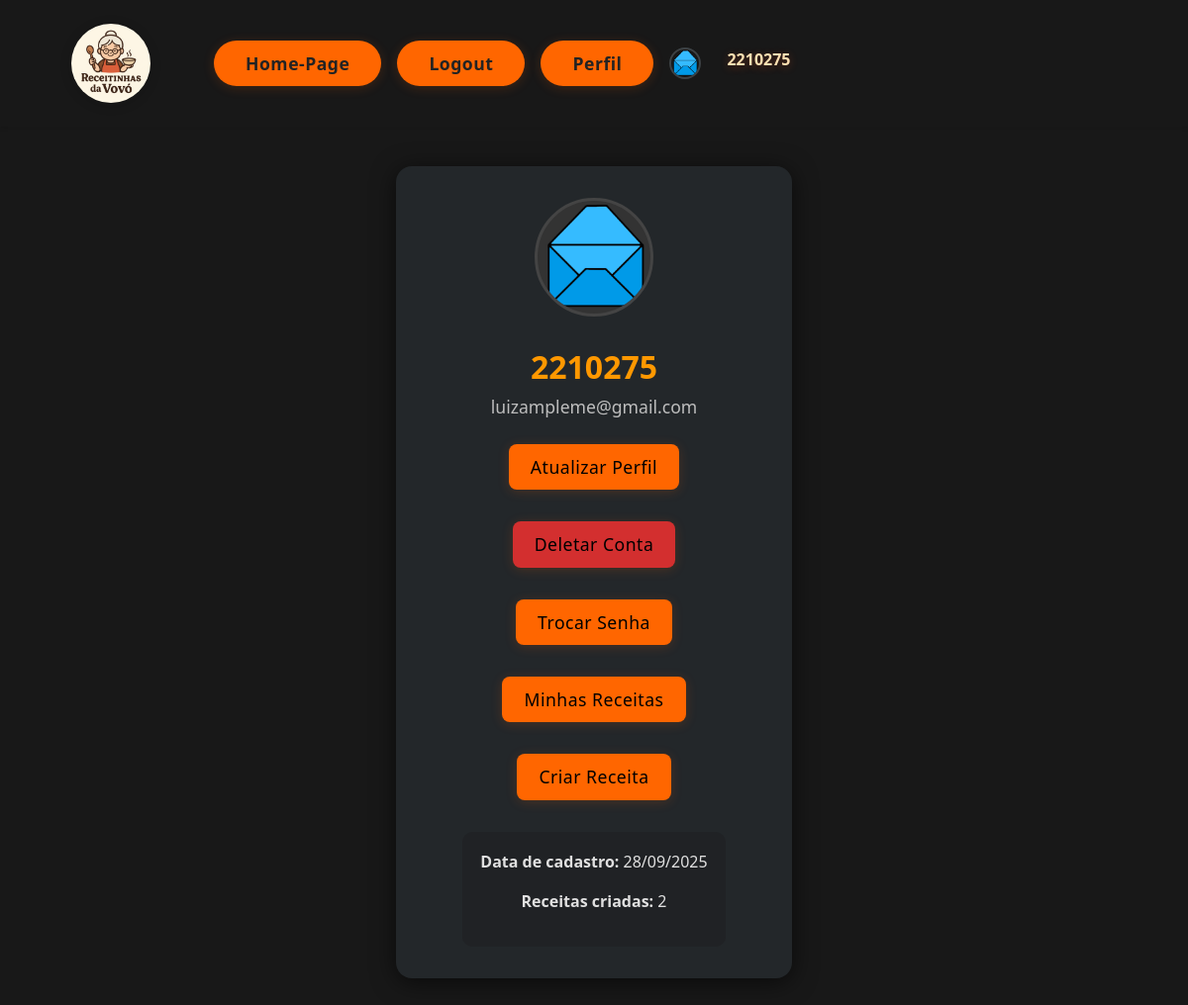
Screenshot of /perfil/5/ (signed in) with the database file from the repository.
### usuarios/models.py (models this page shows, shortened)
class Usuario(AbstractUser):
    id = models.AutoField(primary_key=True) # Identificador único do usuário
    email = models.EmailField(help_text='Digite seu email', unique=True) # Email do usuário
    foto_de_perfil = models.ImageField(upload_to='usuarios/img', null=True, blank=True) # Foto de perfil do usuário
    class Meta:
        app_label = 'usuarios'

### usuarios/views.py (the view)
# urls.py: path('perfil/<int:id>/', views.perfil, name='perfil'), #rota de perfil
@login_required
def perfil(request, id):
    if not request.user.is_authenticated or request.user.id != int(id):
        return redirect('receitas:homepage')  # ou mostre uma página de erro/permissão negada
    usuario = get_object_or_404(Usuario, pk=id)
    contexto = {
        'usuario': usuario,
        'titulo_janela': 'Perfil',
        'titulo_pagina': 'Perfil do Usuário',
    }
    return render(request, 'usuarios/perfil.html', contexto)

### usuarios/templates/usuarios/perfil.html (shortened to what this page needs)
{% extends 'site_receitas/base.html' %}
{% load static %}
{% block content %}
<div class="profile-card">
    <div class="profile-avatar">
        {% if usuario.foto_de_perfil %}
            <img src="{{ usuario.foto_de_perfil.url }}" alt="Foto de perfil">
        {% else %}
            <img src="{% static 'receitas/img/logo.png' %}" alt="Foto de perfil" class="logo-image">
        {% endif %}
    </div>
    <h2 class="profile-title">{{ usuario.username }}</h2>
    <p class="profile-email">{{ usuario.email }}</p>
    <div class="profile-actions">
        <a href="{% url 'usuarios:atualizar_perfil' usuario.id %}" class="btn modern-btn">Atualizar Perfil</a>
        <a href="{% url 'usuarios:deletar' usuario.id %}" class="danger btn modern-btn">Deletar Conta</a>
        <a href="{% url 'usuarios:sec-password-change' %}" class="btn modern-btn">Trocar Senha</a>
        <a href="{% url 'usuarios:ver_minhas_receitas' usuario.id %}" class="btn modern-btn">Minhas Receitas</a>
        <a href="{% url 'receitas:criar_receita' %}" class="btn modern-btn">Criar Receita</a>
    </div>
    <div class="profile-assets">
        <p><strong>Data de cadastro:</strong> {{ usuario.date_joined|date:'d/m/Y' }}</p>
        <p><strong>Receitas criadas:</strong> {{ usuario.receita_set.count }}</p>
    </div>
</div>
{% endblock %}

### usuarios/templates/usuarios/links.html
<nav class="nav-links">
  <a href="/" class="modern-btn">Home-Page</a>
  {% if user.is_authenticated %}
    <a href="{% url 'usuarios:logout_confirm' %}" class="modern-btn">Logout</a>
    <a href="{% url 'usuarios:perfil' user.id %}" class="modern-btn">Perfil</a>
    <div class="author-avatar" style="align-self: center;">
        {% if user.foto_de_perfil %}
            <img src="{{ user.foto_de_perfil.url }}" alt="{{ user.username }}" class="author-profile-pic">
        {% else %}
            <div class="author-profile-pic author-default-pic">
                {{ user.username|first|upper }}
            </div>
        {% endif %}
    </div>
  {% else %}
    <a href="{% url 'usuarios:login' %}" class="modern-btn">Login</a>
    <a href="{% url 'usuarios:cadastro' %}" class="modern-btn">Cadastro</a>
  {% endif %}
  <div class="user-name">
    {% firstof user.username "Visitante" %}
  </div>
</nav>

### usuarios/static/usuarios/css/style.css (style rules this page uses)
.profile-card { background: #232323; border-radius: 1.5rem; box-shadow: 0 8px 32px rgba(0,0,0,0.32); max-width: 400px; width: 100%; padding: 2rem; margin: 40px auto 0 auto; display: flex; flex-direction: column; align-items: center; }
.profile-avatar { margin-bottom: 1rem; }
.profile-title { font-size: 2rem; font-weight: bold; margin-bottom: 0.5rem; color: #ff9800; text-align: center; }
.profile-email { color: #ffe0b2; margin-bottom: 1.5rem; text-align: center; }
.profile-actions { display: flex; flex-direction: column; gap: 1rem; align-items: center; }
.modern-btn.danger { background: linear-gradient(90deg, #ff3b3b 60%, #ff9800 100%); color: #000; }
.modern-btn { background: linear-gradient(90deg, #ff9800 60%, #ff9800 100%); color: #000; font-weight: 600; border: none; border-radius: 999px; padding: 0.3rem 0.9rem; box-shadow: 0 2px 8px rgba(255,152,0,0.12); transition: background 0.2s, color 0.2s, transform 0.2s; text-decoration: none; font-size: 0.95rem; letter-spacing: 0.5px; outline: none; cursor: pointer; display: inline-block; position: relative; z-index: 10; }
.user-name { color: #ffe0b2; font-weight: 600; align-self: center; margin-left: 10px; font-size: 1rem; }
.profile-card { background: #23272a; border-radius: 16px; box-shadow: 0 4px 24px rgba(0,0,0,0.6); max-width: 400px; margin: 40px auto; padding: 32px 24px; text-align: center; }
.profile-avatar img { width: 120px; height: 120px; object-fit: cover; border-radius: 50%; border: 3px solid #444; margin-bottom: 16px; background: #333; }
.profile-title { font-size: 2rem; font-weight: 600; margin-bottom: 8px; }
.profile-email { font-size: 1.1rem; color: #bdbdbd; margin-bottom: 16px; }
.profile-actions a { display: inline-block; margin: 8px 6px; padding: 10px 22px; border-radius: 8px; color: #000; text-decoration: none; font-weight: 500; transition: background 0.2s; }
.profile-actions a.danger { background: #d32f2f; }
.profile-assets { margin-top: 24px; background: #202225; border-radius: 10px; padding: 18px; color: #e0e0e0; }
body { background: #181818; color: #f1f1f1; font-family: 'Segoe UI', Arial, sans-serif; }
.user-name { font-size: 1.8rem; font-weight: 700; color: #ff5722; margin-bottom: 0.5rem; text-shadow: 0 2px 8px rgba(255,87,34,0.3); }

### receitas/static/receitas/css/style.css (style rules this page uses)
.nav-links { display: flex; gap: 1rem; }
.modern-btn { background: linear-gradient(90deg, #ff6600 60%, #ff6600 100%); color: #232323; font-weight: 600; border: none; border-radius: 999px; padding: 0.6rem 2rem; box-shadow: 0 2px 12px rgba(255,102,0,0.18); transition: background 0.2s, color 0.2s, transform 0.2s; text-decoration: none; font-size: 1.1rem; letter-spacing: 0.5px; outline: none; cursor: pointer; display: inline-block; }
body { background: #181818; color: #f8f9fa; font-family: 'Segoe UI', 'Helvetica Neue', Arial, sans-serif; margin: 0; padding: 0; }
.bg-dark { background-color: #181818 !important; }
.text-light { color: #f8f9fa !important; }
.user-name { color: #ffe0b2; font-weight: 600; align-self: center; margin-left: 10px; font-size: 1rem; }
.author-avatar { flex-shrink: 0; }
.author-profile-pic { width: 32px; height: 32px; border-radius: 50%; object-fit: cover; border: 2px solid #3d4245; transition: border-color 0.2s ease; }

### rows the page displays
Usuario: foto_de_perfil (picture), username "2210275", email "luizampleme@gmail.com", date_joined "28/09/2025", receita_set.count "2"
